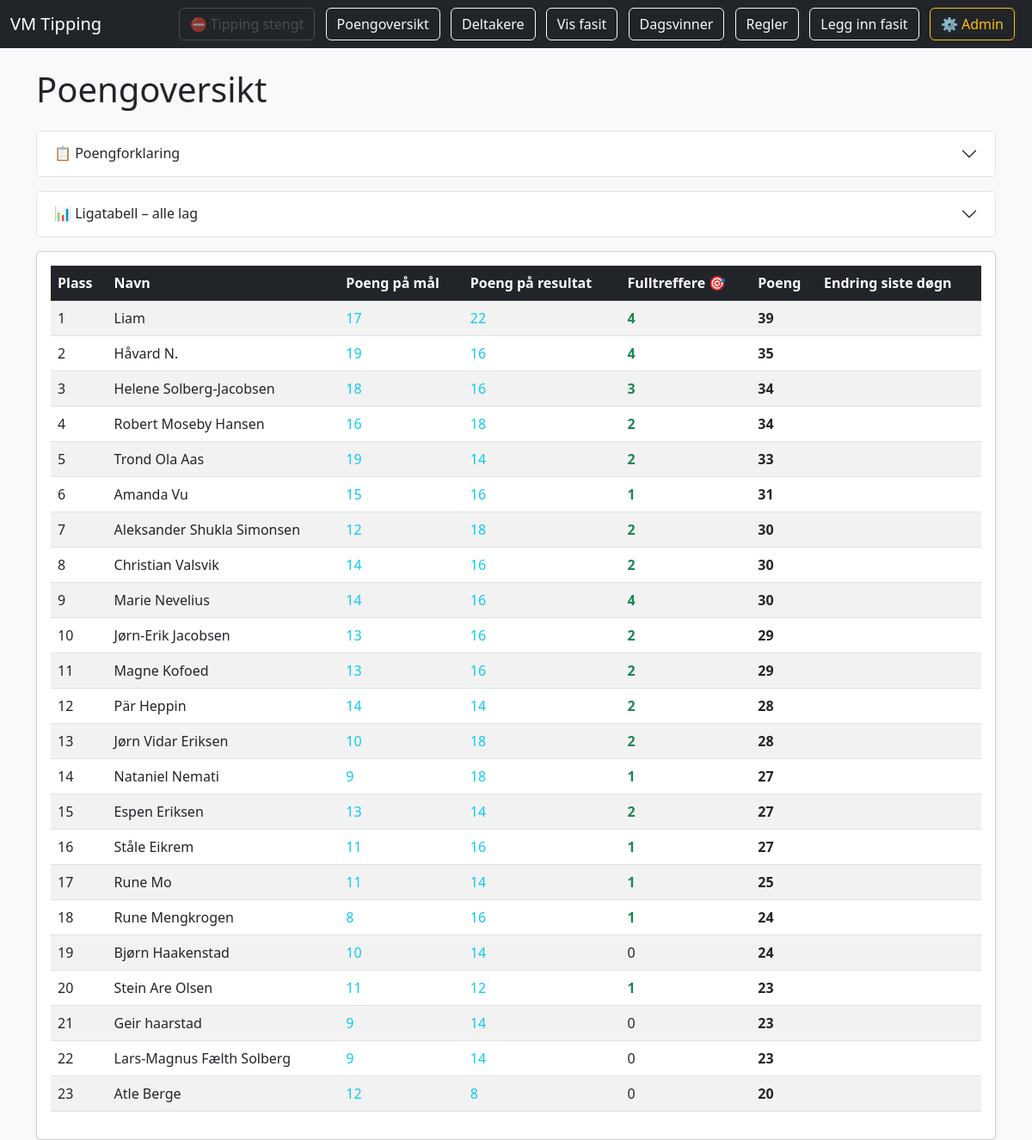
/poeng, run on the app's committed database.
### tables this page shows
CREATE TABLE tips (
        id INTEGER PRIMARY KEY AUTOINCREMENT,
        navn TEXT,
        telefon TEXT,
        epost TEXT,
        kamp_id INTEGER,
        hjemmelag TEXT,
        bortelag TEXT,
        mål_hjemme INTEGER,
        mål_borte INTEGER,
        resultat TEXT
    );

### app.py (the view, shortened to what this page needs)
@app.route('/poeng', methods=['GET', 'POST'])
def poeng():
    conn = sqlite3.connect(DB_PATH)
    c = conn.cursor()
    c.execute('SELECT navn, telefon, epost, kamp_id, mål_hjemme, mål_borte, resultat FROM tips')
    tips_data = c.fetchall()
    c.execute('SELECT kamp_id, mål_hjemme, mål_borte, resultat, dato FROM resultater')
    resultater_data = {}
    for row in c.fetchall():
        resultater_data[row[0]] = {"mål_hjemme": row[1], "mål_borte": row[2], "resultat": row[3], "dato": row[4]}
    nå = datetime.now(NORSK_TZ)
    ett_døgn_siden = (nå - timedelta(hours=24)).strftime('%Y-%m-%d')
    kamper_siste_døgn = {kid for kid, data in resultater_data.items() if data.get('dato') and data['dato'] >= ett_døgn_siden}
    bruker_poeng = {}
    bruker_mål_poeng = {}
    bruker_resultat_poeng = {}
    bruker_endring = {}
    bruker_fulltreffere = {}
    for navn, telefon, epost, kid, mål_hjemme, mål_borte, resultat in tips_data:
        key = (navn, telefon, epost)
        if key not in bruker_poeng:
            bruker_poeng[key] = 0
            bruker_mål_poeng[key] = 0
            bruker_resultat_poeng[key] = 0
            bruker_endring[key] = 0
            bruker_fulltreffere[key] = 0
        if kid in resultater_data:
            res = resultater_data[kid]
            mål_p = 0
            res_p = 0
            if resultat == res['resultat']:
                res_p += 2
            if int(mål_hjemme) == res['mål_hjemme']:
                mål_p += 1
            if int(mål_borte) == res['mål_borte']:
                mål_p += 1
            if int(mål_hjemme) == res['mål_hjemme'] and int(mål_borte) == res['mål_borte']:
                res_p = 2 if resultat == res['resultat'] else 0
                mål_p = 5 - res_p  # Resten tilskrives mål
                bruker_fulltreffere[key] += 1
            total_kamp = beregn_poeng(mål_hjemme, mål_borte, resultat, res)
            bruker_poeng[key] += total_kamp
            bruker_mål_poeng[key] += mål_p
            bruker_resultat_poeng[key] += res_p
            if kid in kamper_siste_døgn:
                bruker_endring[key] += total_kamp
    c.execute('SELECT gruppe, lag, plassering FROM gruppefasit')
    gruppefasit = {}
    for gruppe, lag, plassering in c.fetchall():
        if gruppe not in gruppefasit: gruppefasit[gruppe] = {}
        gruppefasit[gruppe][lag] = plassering
    c.execute('SELECT navn, telefon, epost, gruppe, lag, plassering FROM gruppetips')
    for navn, telefon, epost, gruppe, lag, plassering in c.fetchall():
        key = (navn, telefon, epost)
        if key not in bruker_poeng:
            bruker_poeng[key] = 0
            bruker_mål_poeng[key] = 0
            bruker_resultat_poeng[key] = 0
            bruker_endring[key] = 0
            bruker_fulltreffere[key] = 0
        if gruppe in gruppefasit and lag in gruppefasit[gruppe]:
            if gruppefasit[gruppe][lag] == plassering:
                bruker_poeng[key] += 2
    c.execute('SELECT fase, lag FROM sluttspillfasit')
    sluttspill_fasit = {}
    for fase, lag in c.fetchall():
        if fase not in sluttspill_fasit: sluttspill_fasit[fase] = set()
        sluttspill_fasit[fase].add(lag)
    fase_poeng = {'8-delsfinale': 5, 'Kvartfinale': 7, 'Semifinale': 10, 'Finale': 15, 'Vinner': 30}
    c.execute('SELECT navn, telefon, epost, fase, lag FROM sluttspilltips')
    for navn, telefon, epost, fase, lag in c.fetchall():
        key = (navn, telefon, epost)
        if key not in bruker_poeng:
            bruker_poeng[key] = 0
            bruker_mål_poeng[key] = 0
            bruker_resultat_poeng[key] = 0
            bruker_endring[key] = 0
            bruker_fulltreffere[key] = 0
        if fase in sluttspill_fasit and lag in sluttspill_fasit[fase]:
            bruker_poeng[key] += fase_poeng.get(fase, 5)
    conn.close()
    rangering = []
    for key, poeng in bruker_poeng.items():
        rangering.append((key, poeng, bruker_mål_poeng.get(key, 0), bruker_resultat_poeng.get(key, 0), bruker_endring.get(key, 0), bruker_fulltreffere.get(key, 0)))
    rangering.sort(key=lambda x: x[1], reverse=True)
    ligatabell = {}
    for kid, data in resultater_data.items():
        kamp_info = next((k for k in kamper if k['id'] == kid), None)
        if not kamp_info or kamp_info['fase'] != 'Gruppespill':
            continue
        hjemmelag = kamp_info['hjemmelag'][0] if isinstance(kamp_info['hjemmelag'], tuple) else kamp_info['hjemmelag']
        bortelag = kamp_info['bortelag'][0] if isinstance(kamp_info['bortelag'], tuple) else kamp_info['bortelag']
        mål_h = data['mål_hjemme']
        mål_b = data['mål_borte']
        for lag, mf, mm in [(hjemmelag, mål_h, mål_b), (bortelag, mål_b, mål_h)]:
            if lag not in ligatabell:
                ligatabell[lag] = {'lag': lag, 'kamper': 0, 'seire': 0, 'uavgjort': 0, 'tap': 0, 'mf': 0, 'mm': 0}
            ligatabell[lag]['kamper'] += 1
            ligatabell[lag]['mf'] += mf
            ligatabell[lag]['mm'] += mm
            if mf > mm:
                ligatabell[lag]['seire'] += 1
            elif mf == mm:
                ligatabell[lag]['uavgjort'] += 1
            else:
                ligatabell[lag]['tap'] += 1
    for lag in ligatabell.values():
        lag['mål_diff'] = lag['mf'] - lag['mm']
        lag['poeng'] = lag['seire'] * 3 + lag['uavgjort']
    ligatabell_sortert = sorted(ligatabell.values(), key=lambda x: (-x['poeng'], -x['mål_diff'], -x['mf']))
    melding = None
    return render_template('poeng.html', rangering=rangering, melding=melding, ligatabell=ligatabell_sortert)

### app.py (called while the page is built)
def er_tipping_stengt():
    return datetime.now(NORSK_TZ) >= FRIST

@app.context_processor
def inject_tipping_stengt():
    return {'tipping_stengt': er_tipping_stengt()}

def beregn_poeng(mål_hjemme, mål_borte, resultat, res):
    poeng = 0
    if resultat == res['resultat']: poeng += 2
    if int(mål_hjemme) == res['mål_hjemme']: poeng += 1
    if int(mål_borte) == res['mål_borte']: poeng += 1
    if int(mål_hjemme) == res['mål_hjemme'] and int(mål_borte) == res['mål_borte']:
        poeng = 5
    return poeng

### templates/poeng.html (shortened to what this page needs)
<!DOCTYPE html>
<html lang="no">
<head>
    <link href="https://cdn.jsdelivr.net/npm/bootstrap@5.3.0/dist/css/bootstrap.min.css" rel="stylesheet">
</head>
<body class="bg-light">
<nav class="navbar navbar-expand-lg navbar-dark bg-dark mb-4">
    <div class="container-fluid">
        <a class="navbar-brand" href="/">VM Tipping</a>
        <div>
            {% if tipping_stengt %}
            <span class="btn btn-outline-secondary me-2 disabled" style="opacity:0.5; cursor:not-allowed;">⛔ Tipping stengt</span>
            {% else %}
            <a class="btn btn-outline-light me-2" href="/tips">Legg inn tips</a>
            {% endif %}
            <a class="btn btn-outline-light me-2" href="/poeng">Poengoversikt</a>
            <a class="btn btn-outline-light me-2" href="/deltakere">Deltakere</a>
            <a class="btn btn-outline-light me-2" href="/fasit">Vis fasit</a>
            <a class="btn btn-outline-light me-2" href="/dagsvinner">Dagsvinner</a>
            <a class="btn btn-outline-light me-2" href="/regler">Regler</a>
            <a class="btn btn-outline-light me-2" href="/resultater">Legg inn fasit</a>
            <a class="btn btn-outline-warning me-2" href="/administrer">⚙️ Admin</a>
        </div>
    </div>
</nav>
<div class="container">
    <h1 class="mb-4">Poengoversikt</h1>
    <div class="accordion mb-3" id="poengforklaringAccordion">
        <div class="accordion-item">
            <h2 class="accordion-header">
                <button class="accordion-button collapsed" type="button"
                        data-bs-toggle="collapse" data-bs-target="#poengforklaring">
                    📋 Poengforklaring
                </button>
            </h2>
        </div>
    </div>
    <div class="accordion mb-3" id="ligatabellAccordion">
        <div class="accordion-item">
            <h2 class="accordion-header">
                <button class="accordion-button collapsed" type="button"
                        data-bs-toggle="collapse" data-bs-target="#ligatabellCollapse">
                    📊 Ligatabell – alle lag
                </button>
            </h2>
        </div>
    </div>
    <div class="card shadow-sm">
        <div class="card-body">
            <table class="table table-striped table-hover">
                <thead class="table-dark">
                    <tr>
                        <th>Plass</th>
                        <th>Navn</th>
                        <th>Poeng på mål</th>
                        <th>Poeng på resultat</th>
                        <th>Fulltreffere 🎯</th>
                        <th>Poeng</th>
                        <th>Endring siste døgn</th>
                    </tr>
                </thead>
                <tbody>
                    {% for item in rangering %}
                    <tr>
                        <td>{{ loop.index }}</td>
                        <td>{{ item[0][0] }}</td>
                        <td class="text-info">{{ item[2] }}</td>
                        <td class="text-info">{{ item[3] }}</td>
                        <td>{% if item[5] > 0 %}<span class="text-success fw-bold">{{ item[5] }}</span>{% else %}0{% endif %}</td>
                        <td><strong>{{ item[1] }}</strong></td>
                        <td>{% if item[4] > 0 %}<span class="text-success fw-bold">+{{ item[4] }}</span>{% else %}{% endif %}</td>
                    </tr>
                    {% endfor %}
                </tbody>
            </table>
        </div>
    </div>
</body>
</html>

### data on the page
tips: navn "Liam"
tips: navn "Håvard N."
tips: navn "Helene Solberg-Jacobsen"
tips: navn "Robert Moseby Hansen"
tips: navn "Trond Ola Aas"
tips: navn "Amanda Vu"
tips: navn "Aleksander Shukla Simonsen"
tips: navn "Christian Valsvik"
tips: navn "Marie Nevelius"
tips: navn "Jørn-Erik Jacobsen"
tips: navn "Magne Kofoed"
tips: navn "Pär Heppin"
tips: navn "Jørn Vidar Eriksen"
tips: navn "Nataniel Nemati"
tips: navn "Espen Eriksen"
tips: navn "Ståle Eikrem"
tips: navn "Rune Mo"
tips: navn "Rune Mengkrogen"
tips: navn "Bjørn Haakenstad"
tips: navn "Stein Are Olsen"
tips: navn "Geir haarstad"
tips: navn "Lars-Magnus Fælth Solberg"
tips: navn "Atle Berge"

### other printed values
{{ item[2] }} "17" "19" "18" "16" "19" "15" "12" "14" "14" "13" "13" "14" "10" "9" "13" "11" "11" "8" "10" "11" "9" "9" "12"
{{ item[3] }} "22" "16" "16" "18" "14" "16" "18" "16" "16" "16" "16" "14" "18" "18" "14" "16" "14" "16" "14" "12" "14" "14" "8"
{{ item[5] }} "4" "4" "3" "2" "2" "1" "2" "2" "4" "2" "2" "2" "2" "1" "2" "1" "1" "1" "1"
{{ item[1] }} "39" "35" "34" "34" "33" "31" "30" "30" "30" "29" "29" "28" "28" "27" "27" "27" "25" "24" "24" "23" "23" "23" "20"
